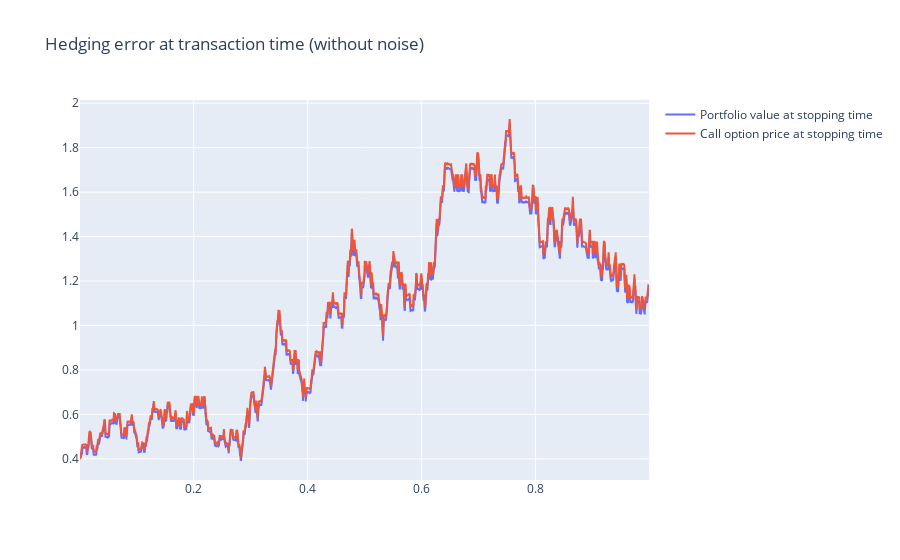

The cell this chart's notebook holds for it:
### Code cell
# plotly fancy code
# calculate the hedging error
print(f"End of day hedging error: {call_option_price_1[-1]-portfolio_value_1[-1]}")

# create a plotly graph
fig = go.Figure()

# add traces
fig.add_trace(go.Scatter(x=t[tau], y=portfolio_value_1, mode='lines', name='Portfolio value at stopping time'))
fig.add_trace(go.Scatter(x=t[tau], y=call_option_price_1, mode='lines', name='Call option price at stopping time'))

# set the title
fig.update_layout(title='Hedging error at transaction time (without noise)')

# show the plot
fig.show()

### Figure 1 — Plotly figure (JSON) as saved in the notebook; plotly's stock layout.template omitted (floating-point values rounded to 4 significant figures; data arrays with more than 128 entries replaced by an {"elided": "..."} marker saying what was removed)
{"data": [{"mode": "lines", "name": "Portfolio value at stopping time", "type": "scatter", "x": {"elided": "2798 float values"}, "y": {"elided": "2798 float values"}}, {"mode": "lines", "name": "Call option price at stopping time", "type": "scatter", "x": {"elided": "2798 float values"}, "y": {"elided": "2798 float values"}}], "layout": {"title": {"text": "Hedging error at transaction time (without noise)"}}}
